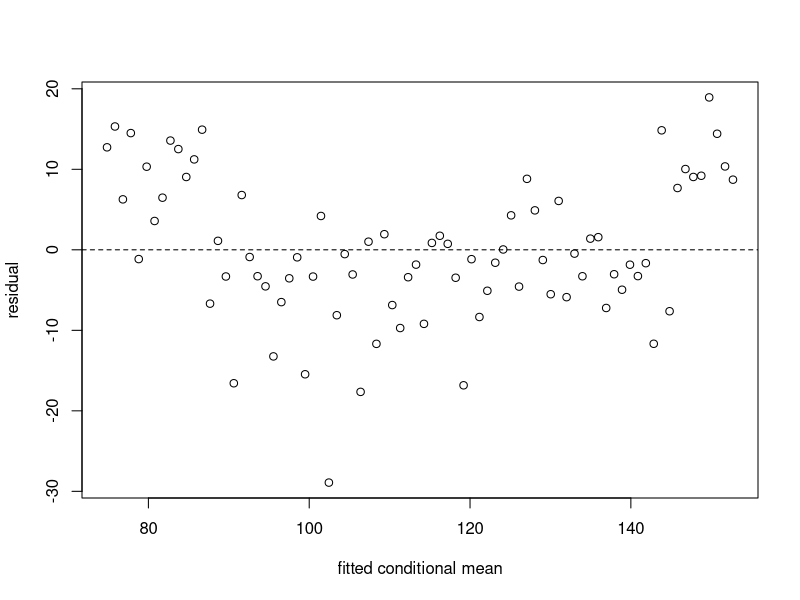
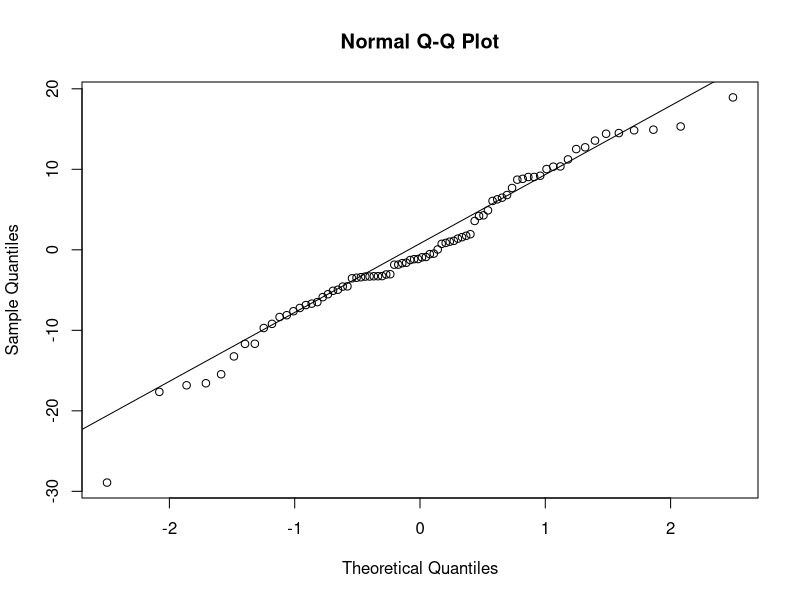
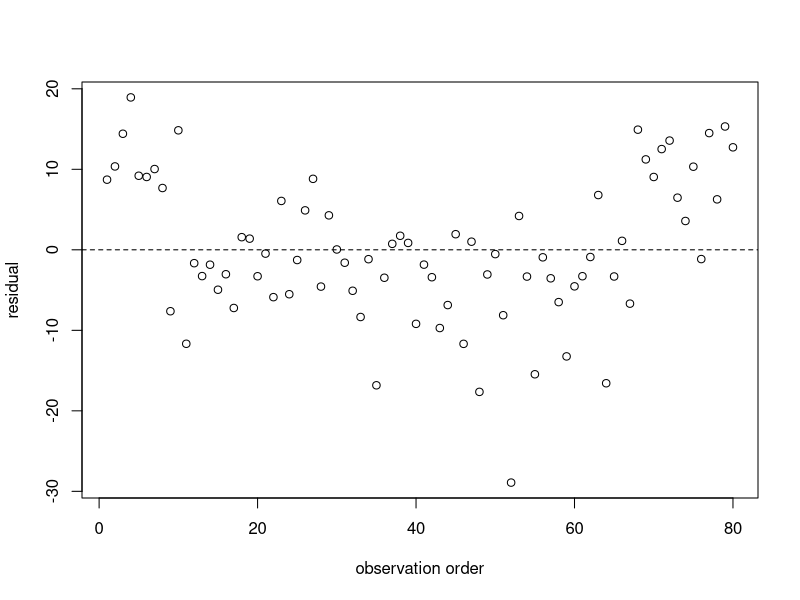

Recreate these plots in R, in order.
## ---- chunk 1
#| label: construct-duration-diagnostic-data
#| echo: true
set.seed(214)

duration_data <- data.frame(
  rate = seq(2, 7, length.out = 80)
)

duration_data$mean_duration <-
  175 - 15 * duration_data$rate +
  3 * (duration_data$rate - 4.5)^2

duration_data$duration <- rnorm(
  nrow(duration_data),
  mean = duration_data$mean_duration,
  sd = 3 + duration_data$rate
)

fit <- lm(duration ~ rate, data = duration_data)
## ---- chunk 2
#| label: residuals-versus-fitted
#| echo: true
plot(fitted(fit), residuals(fit),
     xlab = "fitted conditional mean", ylab = "residual")
abline(h = 0, lty = 2)
## ---- chunk 3
#| label: normal-quantile-residuals
#| echo: true
qqnorm(residuals(fit))
qqline(residuals(fit))
## ---- chunk 4
#| label: residuals-in-observation-order
#| echo: true
plot(
  seq_along(residuals(fit)),
  residuals(fit),
  xlab = "observation order",
  ylab = "residual"
)
abline(h = 0, lty = 2)
